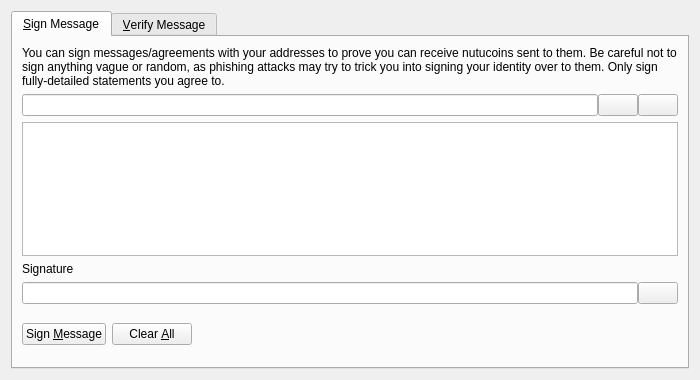
<?xml version="1.0" encoding="UTF-8"?>
<ui version="4.0">
 <class>SignVerifyMessageDialog</class>
 <widget class="QDialog" name="SignVerifyMessageDialog">
  <property name="geometry">
   <rect>
    <x>0</x>
    <y>0</y>
    <width>700</width>
    <height>380</height>
   </rect>
  </property>
  <property name="windowTitle">
   <string>Signatures - Sign / Verify a Message</string>
  </property>
  <property name="modal">
   <bool>true</bool>
  </property>
  <layout class="QVBoxLayout" name="verticalLayout">
   <item>
    <widget class="QTabWidget" name="tabWidget">
     <property name="currentIndex">
      <number>0</number>
     </property>
     <widget class="QWidget" name="tabSignMessage">
      <attribute name="title">
       <string>&amp;Sign Message</string>
      </attribute>
      <layout class="QVBoxLayout" name="verticalLayout_SM">
       <item>
        <widget class="QLabel" name="infoLabel_SM">
         <property name="text">
          <string>You can sign messages/agreements with your addresses to prove you can receive nutucoins sent to them. Be careful not to sign anything vague or random, as phishing attacks may try to trick you into signing your identity over to them. Only sign fully-detailed statements you agree to.</string>
         </property>
         <property name="textFormat">
          <enum>Qt::PlainText</enum>
         </property>
         <property name="wordWrap">
          <bool>true</bool>
         </property>
        </widget>
       </item>
       <item>
        <layout class="QHBoxLayout" name="horizontalLayout_1_SM">
         <property name="spacing">
          <number>0</number>
         </property>
         <item>
          <widget class="QValidatedLineEdit" name="addressIn_SM">
           <property name="toolTip">
            <string>The Nutucoin address to sign the message with</string>
           </property>
          </widget>
         </item>
         <item>
          <widget class="QPushButton" name="addressBookButton_SM">
           <property name="toolTip">
            <string>Choose previously used address</string>
           </property>
           <property name="text">
            <string/>
           </property>
           <property name="icon">
            <iconset resource="../bitcoin.qrc">
             <normaloff>:/icons/address-book</normaloff>:/icons/address-book</iconset>
           </property>
           <property name="shortcut">
            <string>Alt+A</string>
           </property>
           <property name="autoDefault">
            <bool>false</bool>
           </property>
          </widget>
         </item>
         <item>
          <widget class="QPushButton" name="pasteButton_SM">
           <property name="toolTip">
            <string>Paste address from clipboard</string>
           </property>
           <property name="text">
            <string/>
           </property>
           <property name="icon">
            <iconset resource="../bitcoin.qrc">
             <normaloff>:/icons/editpaste</normaloff>:/icons/editpaste</iconset>
           </property>
           <property name="shortcut">
            <string>Alt+P</string>
           </property>
           <property name="autoDefault">
            <bool>false</bool>
           </property>
          </widget>
         </item>
        </layout>
       </item>
       <item>
        <widget class="QPlainTextEdit" name="messageIn_SM">
         <property name="toolTip">
          <string>Enter the message you want to sign here</string>
         </property>
        </widget>
       </item>
       <item>
        <widget class="QLabel" name="signatureLabel_SM">
         <property name="text">
          <string>Signature</string>
         </property>
         <property name="textFormat">
          <enum>Qt::PlainText</enum>
         </property>
        </widget>
       </item>
       <item>
        <layout class="QHBoxLayout" name="horizontalLayout_2_SM">
         <property name="spacing">
          <number>0</number>
         </property>
         <item>
          <widget class="QLineEdit" name="signatureOut_SM">
           <property name="font">
            <font>
             <italic>true</italic>
            </font>
           </property>
           <property name="readOnly">
            <bool>true</bool>
           </property>
          </widget>
         </item>
         <item>
          <widget class="QPushButton" name="copySignatureButton_SM">
           <property name="toolTip">
            <string>Copy the current signature to the system clipboard</string>
           </property>
           <property name="text">
            <string/>
           </property>
           <property name="icon">
            <iconset resource="../bitcoin.qrc">
             <normaloff>:/icons/editcopy</normaloff>:/icons/editcopy</iconset>
           </property>
           <property name="autoDefault">
            <bool>false</bool>
           </property>
          </widget>
         </item>
        </layout>
       </item>
       <item>
        <layout class="QHBoxLayout" name="horizontalLayout_3_SM">
         <item>
          <widget class="QPushButton" name="signMessageButton_SM">
           <property name="toolTip">
            <string>Sign the message to prove you own this Nutucoin address</string>
           </property>
           <property name="text">
            <string>Sign &amp;Message</string>
           </property>
           <property name="icon">
            <iconset resource="../bitcoin.qrc">
             <normaloff>:/icons/edit</normaloff>:/icons/edit</iconset>
           </property>
           <property name="autoDefault">
            <bool>false</bool>
           </property>
          </widget>
         </item>
         <item>
          <widget class="QPushButton" name="clearButton_SM">
           <property name="toolTip">
            <string>Reset all sign message fields</string>
           </property>
           <property name="text">
            <string>Clear &amp;All</string>
           </property>
           <property name="icon">
            <iconset resource="../bitcoin.qrc">
             <normaloff>:/icons/remove</normaloff>:/icons/remove</iconset>
           </property>
           <property name="autoDefault">
            <bool>false</bool>
           </property>
          </widget>
         </item>
         <item>
          <spacer name="horizontalSpacer_1_SM">
           <property name="orientation">
            <enum>Qt::Horizontal</enum>
           </property>
           <property name="sizeHint" stdset="0">
            <size>
             <width>40</width>
             <height>48</height>
            </size>
           </property>
          </spacer>
         </item>
         <item>
          <widget class="QLabel" name="statusLabel_SM">
           <property name="font">
            <font>
             <weight>75</weight>
             <bold>true</bold>
            </font>
           </property>
           <property name="text">
            <string/>
           </property>
           <property name="wordWrap">
            <bool>true</bool>
           </property>
          </widget>
         </item>
         <item>
          <spacer name="horizontalSpacer_2_SM">
           <property name="orientation">
            <enum>Qt::Horizontal</enum>
           </property>
           <property name="sizeHint" stdset="0">
            <size>
             <width>40</width>
             <height>48</height>
            </size>
           </property>
          </spacer>
         </item>
        </layout>
       </item>
      </layout>
     </widget>
     <widget class="QWidget" name="tabVerifyMessage">
      <attribute name="title">
       <string>&amp;Verify Message</string>
      </attribute>
      <layout class="QVBoxLayout" name="verticalLayout_VM">
       <item>
        <widget class="QLabel" name="infoLabel_VM">
         <property name="text">
          <string>Enter the receiver's address, message (ensure you copy line breaks, spaces, tabs, etc. exactly) and signature below to verify the message. Be careful not to read more into the signature than what is in the signed message itself, to avoid being tricked by a man-in-the-middle attack. Note that this only proves the signing party receives with the address, it cannot prove sendership of any transaction!</string>
         </property>
         <property name="textFormat">
          <enum>Qt::PlainText</enum>
         </property>
         <property name="alignment">
          <set>Qt::AlignLeading|Qt::AlignLeft|Qt::AlignTop</set>
         </property>
         <property name="wordWrap">
          <bool>true</bool>
         </property>
        </widget>
       </item>
       <item>
        <layout class="QHBoxLayout" name="horizontalLayout_1_VM">
         <property name="spacing">
          <number>0</number>
         </property>
         <item>
          <widget class="QValidatedLineEdit" name="addressIn_VM">
           <property name="toolTip">
            <string>The Nutucoin address the message was signed with</string>
           </property>
          </widget>
         </item>
         <item>
          <widget class="QPushButton" name="addressBookButton_VM">
           <property name="toolTip">
            <string>Choose previously used address</string>
           </property>
           <property name="text">
            <string/>
           </property>
           <property name="icon">
            <iconset resource="../bitcoin.qrc">
             <normaloff>:/icons/address-book</normaloff>:/icons/address-book</iconset>
           </property>
           <property name="shortcut">
            <string>Alt+A</string>
           </property>
           <property name="autoDefault">
            <bool>false</bool>
           </property>
          </widget>
         </item>
        </layout>
       </item>
       <item>
        <widget class="QPlainTextEdit" name="messageIn_VM"/>
       </item>
       <item>
        <widget class="QValidatedLineEdit" name="signatureIn_VM"/>
       </item>
       <item>
        <layout class="QHBoxLayout" name="horizontalLayout_2_VM">
         <item>
          <widget class="QPushButton" name="verifyMessageButton_VM">
           <property name="toolTip">
            <string>Verify the message to ensure it was signed with the specified Nutucoin address</string>
           </property>
           <property name="text">
            <string>Verify &amp;Message</string>
           </property>
           <property name="icon">
            <iconset resource="../bitcoin.qrc">
             <normaloff>:/icons/transaction_0</normaloff>:/icons/transaction_0</iconset>
           </property>
           <property name="autoDefault">
            <bool>false</bool>
           </property>
          </widget>
         </item>
         <item>
          <widget class="QPushButton" name="clearButton_VM">
           <property name="toolTip">
            <string>Reset all verify message fields</string>
           </property>
           <property name="text">
            <string>Clear &amp;All</string>
           </property>
           <property name="icon">
            <iconset resource="../bitcoin.qrc">
             <normaloff>:/icons/remove</normaloff>:/icons/remove</iconset>
           </property>
           <property name="autoDefault">
            <bool>false</bool>
           </property>
          </widget>
         </item>
         <item>
          <spacer name="horizontalSpacer_1_VM">
           <property name="orientation">
            <enum>Qt::Horizontal</enum>
           </property>
           <property name="sizeHint" stdset="0">
            <size>
             <width>40</width>
             <height>48</height>
            </size>
           </property>
          </spacer>
         </item>
         <item>
          <widget class="QLabel" name="statusLabel_VM">
           <property name="font">
            <font>
             <weight>75</weight>
             <bold>true</bold>
            </font>
           </property>
           <property name="text">
            <string/>
           </property>
           <property name="wordWrap">
            <bool>true</bool>
           </property>
          </widget>
         </item>
         <item>
          <spacer name="horizontalSpacer_2_VM">
           <property name="orientation">
            <enum>Qt::Horizontal</enum>
           </property>
           <property name="sizeHint" stdset="0">
            <size>
             <width>40</width>
             <height>48</height>
            </size>
           </property>
          </spacer>
         </item>
        </layout>
       </item>
      </layout>
     </widget>
    </widget>
   </item>
  </layout>
 </widget>
 <customwidgets>
  <customwidget>
   <class>QValidatedLineEdit</class>
   <extends>QLineEdit</extends>
   <header>qt/qvalidatedlineedit.h</header>
  </customwidget>
 </customwidgets>
 <resources>
  <include location="../bitcoin.qrc"/>
 </resources>
 <connections/>
</ui>
